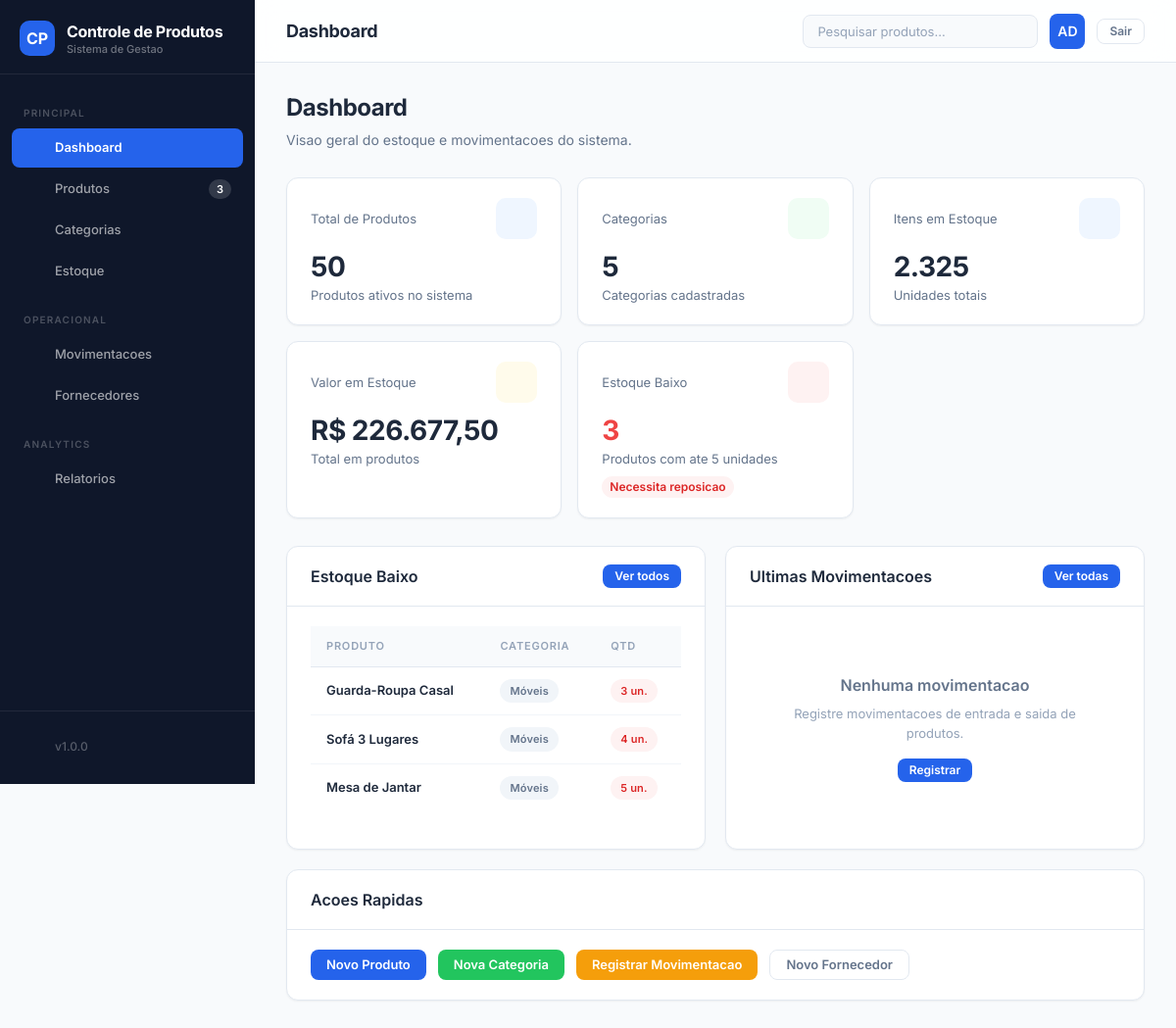
/index.php (signed in), run on the app's committed database.
### tables this page shows
CREATE TABLE IF NOT EXISTS produtos (
    id INT AUTO_INCREMENT PRIMARY KEY,
    nome VARCHAR(150) NOT NULL,
    categoria_id INT DEFAULT NULL,
    preco DECIMAL(10, 2) NOT NULL,
    quantidade INT NOT NULL,
    descricao VARCHAR(255) DEFAULT NULL,
    status VARCHAR(20) DEFAULT 'Ativo',
    imagem VARCHAR(255) DEFAULT NULL,
    CONSTRAINT fk_produtos_categoria
        FOREIGN KEY (categoria_id)
        REFERENCES categorias(id)
        ON DELETE SET NULL
        ON UPDATE CASCADE
);

CREATE TABLE IF NOT EXISTS categorias (
    id INT AUTO_INCREMENT PRIMARY KEY,
    nome VARCHAR(100) NOT NULL,
    descricao VARCHAR(255) DEFAULT NULL,
    status VARCHAR(20) DEFAULT 'Ativo'
);

### src/functions/funcoes.php (called while the page is built, shortened)
<?php
function listarProdutosEstoqueBaixo($conn, $limite = 5) {
    $sql = "SELECT p.*, c.nome AS categoria_nome
            FROM produtos p
            LEFT JOIN categorias c ON p.categoria_id = c.id
            WHERE p.quantidade <= ?
            ORDER BY p.quantidade ASC, p.id DESC";
    $stmt = $conn->prepare($sql);
    $stmt->execute([$limite]);
    return $stmt->fetchAll();
}
function contarTotalProdutos($conn) {
    return $conn->query("SELECT COUNT(*) AS total FROM produtos WHERE status = 'Ativo'")->fetch()['total'];
}
function contarTotalCategorias($conn) {
    return $conn->query("SELECT COUNT(*) AS total FROM categorias WHERE status = 'Ativo'")->fetch()['total'];
}
function contarProdutosEstoqueBaixo($conn, $limite = 5) {
    $sql = "SELECT COUNT(*) AS total FROM produtos WHERE quantidade <= ? AND status = 'Ativo'";
    $stmt = $conn->prepare($sql);
    $stmt->execute([$limite]);
    return $stmt->fetch()['total'];
}
function somarQuantidadeTotal($conn) {
    return $conn->query("SELECT SUM(quantidade) AS total FROM produtos WHERE status = 'Ativo'")->fetch()['total'];
}
function somarValorEstoque($conn) {
    $sql = "SELECT SUM(preco * quantidade) AS total FROM produtos WHERE status = 'Ativo'";
    return $conn->query($sql)->fetch()['total'] ?? 0;
}

### public/index.php (the view, shortened to what this page needs)
<?php
require '../src/functions/funcoes.php';
$conn = conectar();
$totalProdutos   = contarTotalProdutos($conn);
$totalCategorias = contarTotalCategorias($conn);
$estoqueBaixoQtd = contarProdutosEstoqueBaixo($conn, 5);
$produtosBaixo   = listarProdutosEstoqueBaixo($conn, 5);
$ultimasMovs     = listarUltimasMovimentacoes($conn, 5);
require '../src/includes/header.php';
?>
<div class="page-header">
    <h1>Dashboard</h1>
    <p>Visao geral do estoque e movimentacoes do sistema.</p>
</div>
<div class="stats-grid stagger">
    <div class="stat-card">
        <div class="stat-header">
            <span class="stat-label">Total de Produtos</span>
            <div class="stat-icon blue"><?= icon('package', 20) ?></div>
        </div>
        <div class="stat-value"><?= $totalProdutos ?></div>
        <div class="stat-label">Produtos ativos no sistema</div>
    </div>
    <div class="stat-card">
        <div class="stat-header">
            <span class="stat-label">Categorias</span>
            <div class="stat-icon green"><?= icon('tags', 20) ?></div>
        </div>
        <div class="stat-value"><?= $totalCategorias ?></div>
        <div class="stat-label">Categorias cadastradas</div>
    </div>
    <div class="stat-card">
        <div class="stat-header">
            <span class="stat-label">Itens em Estoque</span>
            <div class="stat-icon blue"><?= icon('boxes', 20) ?></div>
        </div>
        <div class="stat-value"><?= number_format(somarQuantidadeTotal($conn) ?? 0, 0, ',', '.') ?></div>
        <div class="stat-label">Unidades totais</div>
    </div>
    <div class="stat-card">
        <div class="stat-header">
            <span class="stat-label">Valor em Estoque</span>
            <div class="stat-icon yellow"><?= icon('dollar-sign', 20) ?></div>
        </div>
        <div class="stat-value">R$ <?= number_format(somarValorEstoque($conn), 2, ',', '.') ?></div>
        <div class="stat-label">Total em produtos</div>
    </div>
    <div class="stat-card">
        <div class="stat-header">
            <span class="stat-label">Estoque Baixo</span>
            <div class="stat-icon red"><?= icon('alert-circle', 20) ?></div>
        </div>
        <?php if ($totalProdutos == 0): ?>
            <div class="stat-value" style="color: var(--text-muted); font-size: 20px;">Sem produtos</div>
            <div class="stat-label">Cadastre produtos primeiro</div>
        <?php elseif ($estoqueBaixoQtd > 0): ?>
            <div class="stat-value" style="color: var(--error);"><?= $estoqueBaixoQtd ?></div>
            <div class="stat-label">Produtos com ate 5 unidades</div>
            <div class="stat-trend down"><?= icon('trending-down', 14) ?> Necessita reposicao</div>
        <?php else: ?>
            <div class="stat-value" style="color: var(--success);">0</div>
            <div class="stat-label">Produtos com ate 5 unidades</div>
            <div class="stat-trend up"><?= icon('trending-up', 14) ?> Estoque OK</div>
        <?php endif; ?>
    </div>
</div>
<div class="grid-2">
    <div class="card fade-in">
        <div class="card-header">
            <h2><?= icon('alert-circle', 16) ?> Estoque Baixo</h2>
            <div class="card-actions">
                <a href="produtos.php" class="btn btn-primary btn-sm">Ver todos</a>
            </div>
        </div>
        <div class="card-body">
            <?php if (empty($produtosBaixo)): ?>
                <div class="empty-state">
                    <?= icon('check', 48) ?>
                    <h3>Estoque saudavel</h3>
                    <p>Nenhum produto com estoque baixo no momento.</p>
                </div>
            <?php else: ?>
                <div class="table-container">
                    <table>
                        <thead>
                            <tr>
                                <th>Produto</th>
                                <th>Categoria</th>
                                <th>Qtd</th>
                            </tr>
                        </thead>
                        <tbody>
                        <?php foreach ($produtosBaixo as $p): ?>
                            <tr>
                                <td><span class="product-name"><?= htmlspecialchars($p['nome']) ?></span></td>
                                <td><span class="badge badge-neutral"><?= htmlspecialchars($p['categoria_nome'] ?? '—') ?></span></td>
                                <td><span class="badge badge-error"><?= $p['quantidade'] ?> un.</span></td>
                            </tr>
                        <?php endforeach; ?>
                        </tbody>
                    </table>
                </div>
            <?php endif; ?>
        </div>
    </div>
    <div class="card fade-in">
        <div class="card-header">
            <h2><?= icon('arrow-up-down', 16) ?> Ultimas Movimentacoes</h2>
            <div class="card-actions">
                <a href="movimentacoes.php" class="btn btn-primary btn-sm">Ver todas</a>
            </div>
        </div>
        <div class="card-body">
            <?php if (empty($ultimasMovs)): ?>
                <div class="empty-state">
                    <h3>Nenhuma movimentacao</h3>
                    <p>Registre movimentacoes de entrada e saida de produtos.</p>
                    <a href="movimentacoes.php" class="btn btn-primary btn-sm">Registrar</a>
                </div>
            <?php endif; ?>
        </div>
    </div>
</div>
<div class="card fade-in">
    <div class="card-header">
        <h2><?= icon('zap', 16) ?> Acoes Rapidas</h2>
    </div>
    <div class="card-body">
        <div style="display:flex;flex-wrap:wrap;gap:12px;">
            <a href="produtos.php" class="btn btn-primary"><?= icon('plus', 16) ?> Novo Produto</a>
            <a href="categorias.php" class="btn btn-success"><?= icon('tags', 16) ?> Nova Categoria</a>
            <a href="movimentacoes.php" class="btn btn-warning"><?= icon('arrow-up-down', 16) ?> Registrar Movimentacao</a>
            <a href="fornecedores.php" class="btn btn-ghost"><?= icon('building-2', 16) ?> Novo Fornecedor</a>
        </div>
    </div>
</div>
<?php require '../src/includes/footer.php'; ?>

### data on the page
produtos: nome "Guarda-Roupa Casal", categoria.nome "Móveis", quantidade "3"
produtos: nome "Sofá 3 Lugares", categoria.nome "Móveis", quantidade "4"
produtos: nome "Mesa de Jantar", categoria.nome "Móveis", quantidade "5"

### other printed values
$estoqueBaixoCount "3"
$titulo "Dashboard"
substr($usuario['nome'] ?? 'U', 0, 2) "AD"
$totalProdutos "50"
$totalCategorias "5"
somarQuantidadeTotal($conn) "2.325"
somarValorEstoque($conn) "226.677,50"
$estoqueBaixoQtd "3"
